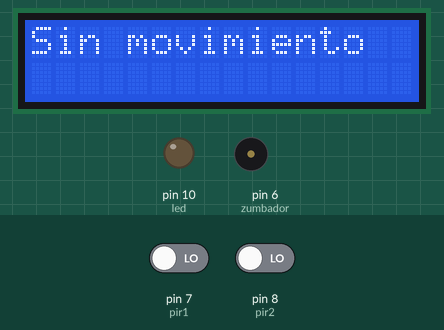
Simulated run of this sketch. Board: Arduino Uno, built with avr-gcc and run on an emulated ATmega328P. Shown: 16×2 character LCD, output pins drawn as LEDs (lit = HIGH), buzzer (waves = sounding, pin HIGH). The test bench sets the inputs (shaded band); at power-on: pin 7 (pir1) LOW, pin 8 (pir2) LOW. What the sketch prints to the serial monitor is not drawn.

Above: at 1.2 s.
1.3 s: pin 7 (pir1) driven HIGH
At 2.7 s:
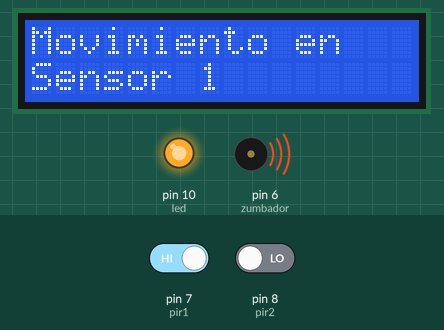
3.0 s: pin 7 (pir1) driven LOW
At 4.2 s:
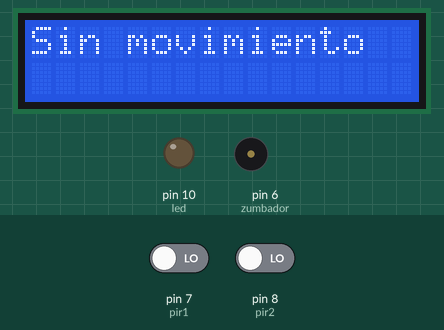
4.5 s: pin 8 (pir2) driven HIGH
At 5.0 s:
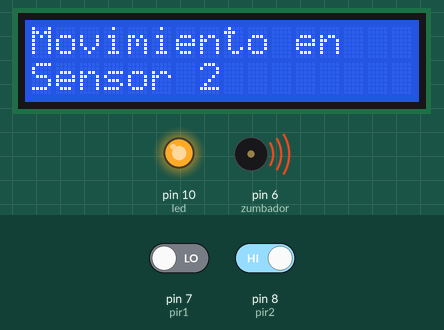
6.1 s: pin 8 (pir2) driven LOW
At 6.7 s:
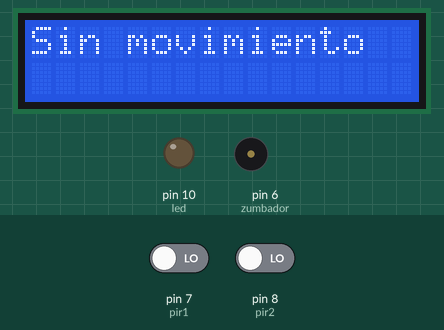
Timing chart, 0 to 8.6 s (numbered marks = the images above; inputs shaded):
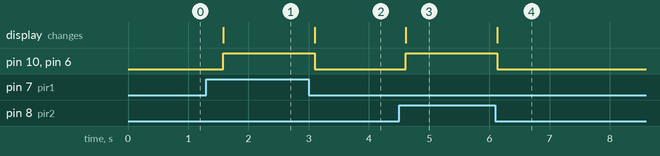

The sketch:

proyecto1.ino
```cpp
#include <LiquidCrystal.h>

// Configuración de pines del LCD
const int rs = 2, en = 3, d4 = 4, d5 = 5, d6 = 11, d7 = 12;
LiquidCrystal lcd(rs, en, d4, d5, d6, d7);
int pir1 = 7;  // pin para el primer sensor PIR
int pir2 = 8;  // pin para el segundo sensor PIR
int zumbador = 6;  // pin para el zumbador (buzzer)
int led = 10;  //  pin para el LED

void setup() {
  // Iniciar comunicación serial
  Serial.begin(9600);

  // Inicializar el LCD con 16 columnas y 2 filas
  lcd.begin(16, 2);

  // Inicializar los pines de los sensores PIR como entradas
  pinMode(pir1, INPUT);
  pinMode(pir2, INPUT);

  // Inicializar el pin del zumbador y el LED como salidas
  pinMode(zumbador, OUTPUT);
  pinMode(led, OUTPUT);

  // Mensaje de inicio por serial
  Serial.println("Inicialización completa.");
}

void loop() {
  // Verificar estado de los sensores PIR
  if (digitalRead(pir1) == HIGH) {
    lcd.clear();
    lcd.setCursor(0, 0);
    lcd.print("Movimiento en");
    lcd.setCursor(0, 1);
    lcd.print("Sensor 1");
    digitalWrite(zumbador, HIGH); // Encender el zumbador
    digitalWrite(led, HIGH); // Encender el LED
  } else if (digitalRead(pir2) == HIGH) {
    lcd.clear();
    lcd.setCursor(0, 0);
    lcd.print("Movimiento en");
    lcd.setCursor(0, 1);
    lcd.print("Sensor 2");
    digitalWrite(zumbador, HIGH); // Encender el zumbador
    digitalWrite(led, HIGH); // Encender el LED
  } else {
    lcd.clear();
    lcd.setCursor(0, 0);
    lcd.print("Sin movimiento");
    digitalWrite(zumbador, LOW); // Apagar el zumbador
    digitalWrite(led, LOW); // Apagar el LED
  }

  delay(500); // Pequeña pausa para la legibilidad

  // Mostrar estado de los sensores por serial
  Serial.print("Estado PIR1: ");
  Serial.print(digitalRead(pir1));
  Serial.print(", Estado PIR2: ");
  Serial.println(digitalRead(pir2));
}
```

Measured:
- after the input at 1.3 s, pin 10 (led), pin 6 (zumbador): LOW → HIGH after 0.28 s; the display: changes after 0.28 s (image 1)
- after the input at 3.0 s, pin 10 (led), pin 6 (zumbador): HIGH → LOW after 0.10 s; the display: changes after 0.10 s (image 2)
- after the input at 4.5 s, pin 10 (led), pin 6 (zumbador): LOW → HIGH after 0.11 s; the display: changes after 0.11 s (image 3)
- after the input at 6.1 s, pin 10 (led), pin 6 (zumbador): HIGH → LOW at once; the display: changes at once (image 4)
